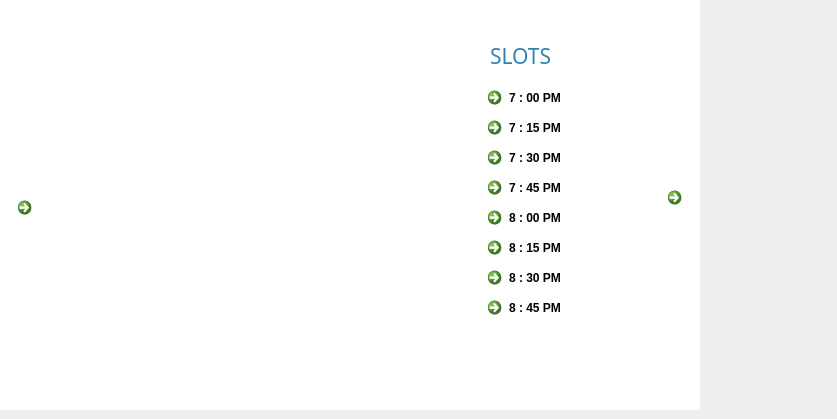
    <widget class="QWidget" name="det_8">
     <widget class="QLabel" name="img_28">
      <property name="geometry">
       <rect>
        <x>-30</x>
        <y>30</y>
        <width>490</width>
        <height>320</height>
       </rect>
      </property>
      <property name="text">
       <string/>
      </property>
      <property name="pixmap">
       <pixmap>../Resourses/img12.png</pixmap>
      </property>
      <property name="scaledContents">
       <bool>true</bool>
      </property>
     </widget>
     <widget class="QCommandLinkButton" name="push_12">
      <property name="geometry">
       <rect>
        <x>660</x>
        <y>180</y>
        <width>168</width>
        <height>41</height>
       </rect>
      </property>
      <property name="text">
       <string/>
      </property>
      <property name="icon">
       <iconset>
        <normaloff>../Resourses/next_icon.jpg</normaloff>../Resourses/next_icon.jpg</iconset>
      </property>
     </widget>
     <widget class="QCommandLinkButton" name="push_23">
      <property name="geometry">
       <rect>
        <x>10</x>
        <y>190</y>
        <width>31</width>
        <height>41</height>
       </rect>
      </property>
      <property name="text">
       <string/>
      </property>
      <property name="icon">
       <iconset>
        <normaloff>../Resourses/back_icon.jpg</normaloff>../Resourses/back_icon.jpg</iconset>
      </property>
     </widget>
     <widget class="QCommandLinkButton" name="sl_57">
      <property name="geometry">
       <rect>
        <x>480</x>
        <y>260</y>
        <width>168</width>
        <height>41</height>
       </rect>
      </property>
      <property name="text">
       <string>8 : 30 PM</string>
      </property>
     </widget>
     <widget class="QCommandLinkButton" name="sl_58">
      <property name="geometry">
       <rect>
        <x>480</x>
        <y>290</y>
        <width>168</width>
        <height>41</height>
       </rect>
      </property>
      <property name="text">
       <string>8 : 45 PM</string>
      </property>
     </widget>
     <widget class="QCommandLinkButton" name="sl_59">
      <property name="geometry">
       <rect>
        <x>480</x>
        <y>230</y>
        <width>168</width>
        <height>41</height>
       </rect>
      </property>
      <property name="text">
       <string>8 : 15 PM</string>
      </property>
     </widget>
     <widget class="QCommandLinkButton" name="sl_60">
      <property name="geometry">
       <rect>
        <x>480</x>
        <y>140</y>
        <width>168</width>
        <height>41</height>
       </rect>
      </property>
      <property name="text">
       <string>7 : 30 PM</string>
      </property>
     </widget>
     <widget class="QCommandLinkButton" name="sl_61">
      <property name="geometry">
       <rect>
        <x>480</x>
        <y>110</y>
        <width>168</width>
        <height>41</height>
       </rect>
      </property>
      <property name="text">
       <string>7 : 15 PM</string>
      </property>
     </widget>
     <widget class="QCommandLinkButton" name="sl_62">
      <property name="geometry">
       <rect>
        <x>480</x>
        <y>200</y>
        <width>168</width>
        <height>41</height>
       </rect>
      </property>
      <property name="text">
       <string>8 : 00 PM</string>
      </property>
     </widget>
     <widget class="QCommandLinkButton" name="sl_63">
      <property name="geometry">
       <rect>
        <x>480</x>
        <y>80</y>
        <width>168</width>
        <height>41</height>
       </rect>
      </property>
      <property name="text">
       <string>7 : 00 PM</string>
      </property>
     </widget>
     <widget class="QLabel" name="text_28">
      <property name="geometry">
       <rect>
        <x>490</x>
        <y>20</y>
        <width>141</width>
        <height>71</height>
       </rect>
      </property>
      <property name="font">
       <font>
        <family>Arial Rounded MT Bold</family>
        <pointsize>16</pointsize>
        <bold>false</bold>
       </font>
      </property>
      <property name="focusPolicy">
       <enum>Qt::NoFocus</enum>
      </property>
      <property name="acceptDrops">
       <bool>false</bool>
      </property>
      <property name="autoFillBackground">
       <bool>false</bool>
      </property>
      <property name="styleSheet">
       <string notr="true">color: rgb(48, 129, 178);
</string>
      </property>
      <property name="text">
       <string>SLOTS</string>
      </property>
      <property name="textFormat">
       <enum>Qt::AutoText</enum>
      </property>
      <property name="scaledContents">
       <bool>false</bool>
      </property>
     </widget>
     <widget class="QCommandLinkButton" name="sl_64">
      <property name="geometry">
       <rect>
        <x>480</x>
        <y>170</y>
        <width>168</width>
        <height>41</height>
       </rect>
      </property>
      <property name="text">
       <string>7 : 45 PM</string>
      </property>
     </widget>
     <widget class="QLabel" name="img_33">
      <property name="geometry">
       <rect>
        <x>0</x>
        <y>0</y>
        <width>700</width>
        <height>410</height>
       </rect>
      </property>
      <property name="styleSheet">
       <string notr="true">background-color: rgb(255, 255, 255);</string>
      </property>
      <property name="text">
       <string/>
      </property>
     </widget>
     <zorder>img_33</zorder>
     <zorder>img_28</zorder>
     <zorder>push_12</zorder>
     <zorder>push_23</zorder>
     <zorder>sl_57</zorder>
     <zorder>sl_58</zorder>
     <zorder>sl_59</zorder>
     <zorder>sl_60</zorder>
     <zorder>sl_61</zorder>
     <zorder>sl_62</zorder>
     <zorder>sl_63</zorder>
     <zorder>text_28</zorder>
     <zorder>sl_64</zorder>
    </widget>
